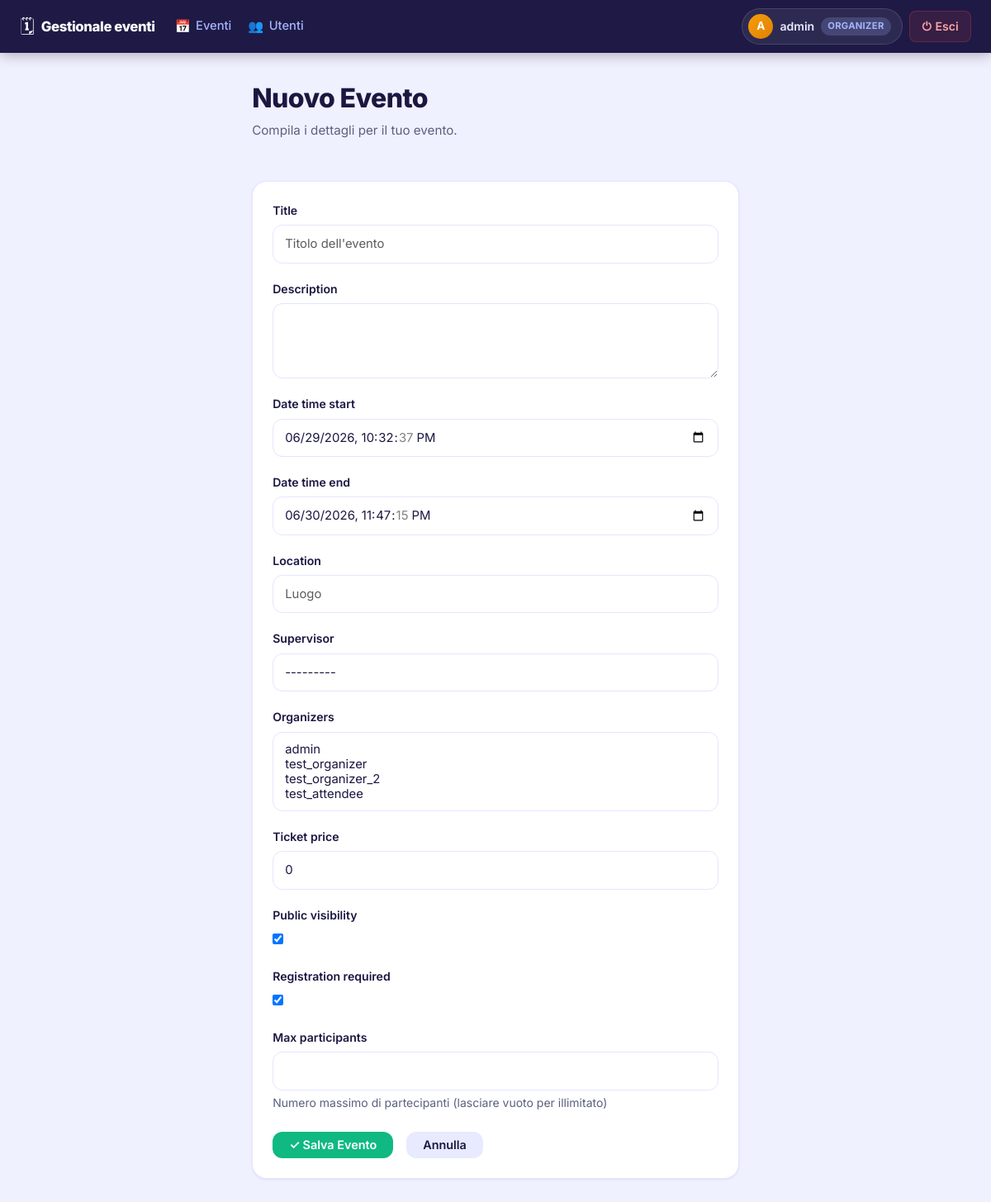
The page /crea/pubblico/ (signed in) on the database its author committed.
### users/models.py (models this page shows, shortened)
class CustomUser(AbstractUser):
    RUOLO_CHOICES = [
        ('ORGANIZER', 'Organizzatore'),
        ('ATTENDEE', 'Partecipante'),
    ]
    ruolo = models.CharField(max_length=20, choices=RUOLO_CHOICES, default='ATTENDEE')
    telefono = models.CharField(max_length=15, blank=True, null=True)
    organizer_attivo = models.BooleanField(default=True)

### events/views.py (the view, shortened to what this page needs)
# urls.py: path('crea/pubblico/', PublicEventCreateView.as_view(), name='crea_evento_pubblico'),
class PublicEventCreateView(LoginRequiredMixin, UserPassesTestMixin, CreateView):
    model = PublicEvent
    form_class = PublicEventForm
    template_name = 'events/crea_evento.html'
    success_url = reverse_lazy('lista_eventi')
    def test_func(self):
        return self.request.user.ruolo == 'ORGANIZER' or self.request.user.is_superuser
    def get_context_data(self, **kwargs):
        context = super().get_context_data(**kwargs)
        context['tipo_evento'] = 'Pubblico'
        return context

### events/templates/events/crea_evento.html (shortened to what this page needs)
{% extends 'events/base.html' %}
{% load static %}
{% block content %}
<div class="container">
    <div class="row justify-content-center">
        <div class="col-12 col-md-9 col-lg-7">
            <div class="page-header">
                <div>
                    <h1 class="page-title">Nuovo Evento</h1>
                    <p class="page-subtitle">Compila i dettagli per il tuo evento.</p>
                </div>
            </div>
            <div class="card">
                <form method="post">
                    {% for field in form %}
                    <div class="form-group">
                        <label for="{{ field.id_for_label }}">{{ field.label }}</label>
                        {{ field }}
                        {% if field.help_text %}
                        <small style="color:var(--text-secondary); display:block; margin-top:4px;">{{ field.help_text }}</small>
                        {% endif %}
                    </div>
                    {% endfor %}
                    <div class="d-flex gap-3 mt-4">
                        <button type="submit" class="btn btn-success">✓ Salva Evento</button>
                        <a href="{% url 'lista_eventi' %}" class="btn btn-secondary">Annulla</a>
                    </div>
                </form>
            </div>
        </div>
    </div>
</div>
{% endblock %}

### events/templates/events/base.html (shortened to what this page needs)
{% load static %}
<!DOCTYPE html>
<html lang="it">
<head>
    <link href="https://cdn.jsdelivr.net/npm/bootstrap@5.3.3/dist/css/bootstrap.min.css" rel="stylesheet">
    <link rel="stylesheet" href="https://cdn.jsdelivr.net/npm/bootstrap-icons@1.11.3/font/bootstrap-icons.min.css">
    <link rel="stylesheet" href="{% static 'events/css/style.css' %}">
</head>
<body>
    <nav class="navbar navbar-expand-md navbar-dark fixed-top px-3 px-md-4" id="main-navbar">
        <div class="navbar-brand d-flex align-items-center gap-2">
            <span class="navbar-logo">🗓</span>
            <span class="navbar-title">Gestionale eventi</span>
        </div>
        <div class="collapse navbar-collapse" id="navbarContent">
            <ul class="navbar-nav me-auto gap-1 mt-2 mt-md-0">
                <li class="nav-item">
                    <a href="{% url 'lista_eventi' %}" class="nav-link {% block nav_active_eventi %}{% endblock %}">
                        <span class="nav-icon">📅</span> Eventi
                    </a>
                </li>
                <li class="nav-item">
                    <a href="{% url 'lista_utenti' %}" class="nav-link {% block nav_active_utenti %}{% endblock %}">
                        <span class="nav-icon">👥</span> Utenti
                    </a>
                </li>
            </ul>
            <div class="d-flex align-items-center gap-2 mt-3 mt-md-0 mb-2 mb-md-0">
                <a href="{% url 'dettaglio_profilo' user.pk %}" class="nav-user-badge" id="nav-profile-link">
                    <span class="nav-avatar">{{ user.username|slice:":1"|upper }}</span>
                    <span class="nav-username">{{ user.username }}</span>
                    <span class="nav-role-chip">{{ user.ruolo }}</span>
                </a>
                <form action="{% url 'logout' %}" method="post" class="m-0">
                    <button type="submit" class="nav-logout-btn" id="nav-logout-btn">
                        <span>⏻</span> Esci
                    </button>
                </form>
            </div>
        </div>
    </nav>
    <div class="page-wrapper">
        {% block content %}{% endblock %}
    </div>
</body>
</html>

### rows shown on the page
CustomUser: username "A", username "admin", ruolo "ORGANIZER"

### other values the page prints
{{ field.label }} "Title" "Description" "Date time start" "Date time end" "Location" "Supervisor" "Organizers" "Ticket price" "Public visibility" "Registration required" "Max participants"
{{ field.help_text }} "Numero massimo di partecipanti (lasciare vuoto per illimitato)"
